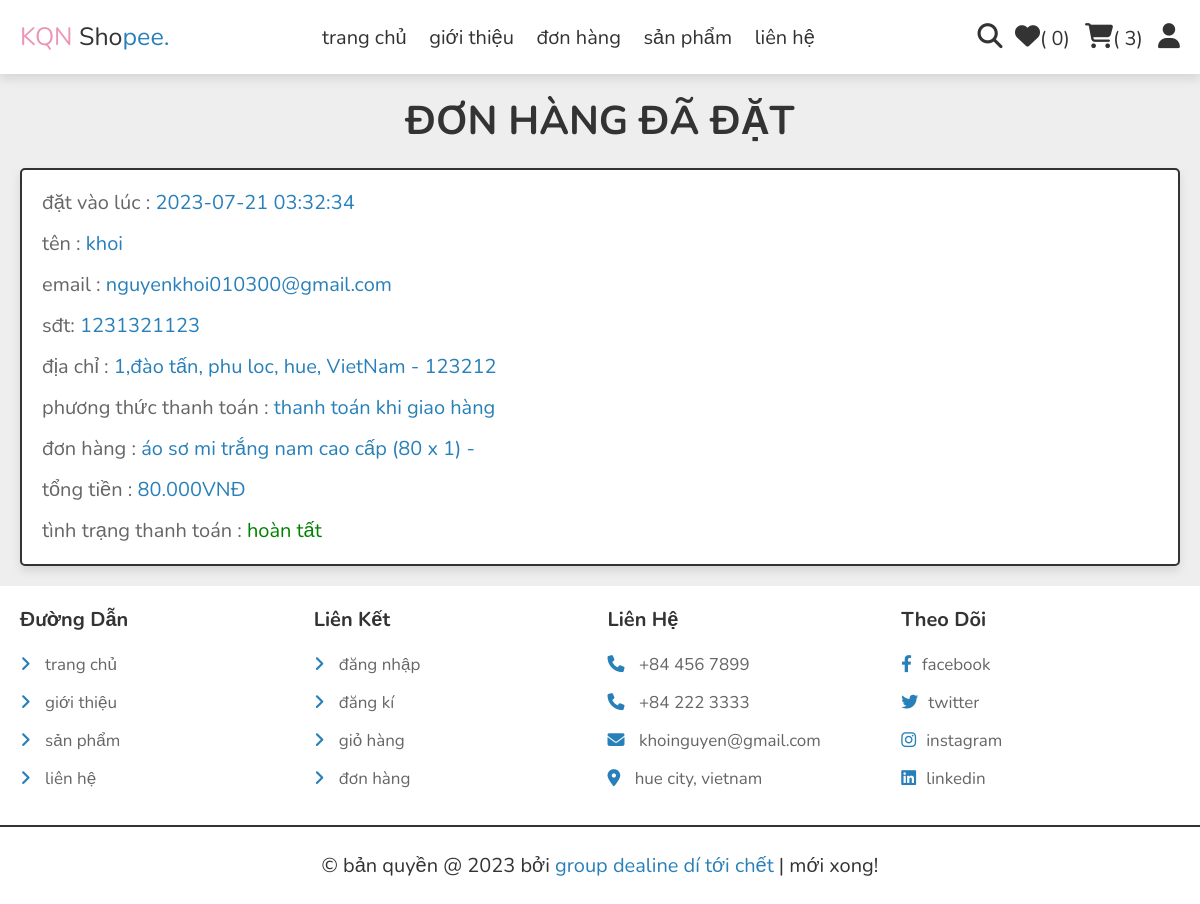
/orders.php (signed in), run on the app's committed database.
### tables this page shows
CREATE TABLE `orders` (
  `id` int NOT NULL AUTO_INCREMENT,
  `user_id` int NOT NULL,
  `name` varchar(20) NOT NULL,
  `number` varchar(10) NOT NULL,
  `email` varchar(50) NOT NULL,
  `method` varchar(50) NOT NULL,
  `address` varchar(500) NOT NULL,
  `total_products` varchar(1000) NOT NULL,
  `total_price` decimal(15,3) NOT NULL,
  `placed_on` datetime NOT NULL DEFAULT CURRENT_TIMESTAMP,
  `payment_status` varchar(20) NOT NULL DEFAULT 'đang xử lý',
  PRIMARY KEY (`id`)
);

### orders.php (the view, shortened to what this page needs)
<?php
include 'components/connect.php';
if (isset($_SESSION['user_id'])) {
   $user_id = $_SESSION['user_id'];
} else {
   $user_id = '';
}
?>
<!DOCTYPE html>
<html lang="en">
<head>
   <link rel="stylesheet" href="https://cdnjs.cloudflare.com/ajax/libs/font-awesome/6.1.1/css/all.min.css">
   <link rel="stylesheet" href="css/style.css">
</head>
<body>
   <?php include 'components/user_header.php'; ?>
   <section class="orders">
      <h1 class="heading">ĐƠN HÀNG ĐÃ ĐẶT</h1>
      <div class="box-container">
         <?php
         if ($user_id == '') {
            echo '<p class="empty"style="margin: 0 auto">Vui lòng đăng nhập để xem đơn đặt hàng của bạn</p>';
         } else {
            $select_orders = $conn->prepare("SELECT * FROM `orders` WHERE user_id = ?");
            $select_orders->execute([$user_id]);
            if ($select_orders->rowCount() > 0) {
               while ($fetch_orders = $select_orders->fetch(PDO::FETCH_ASSOC)) {
                  ?>
                  <div class="box">
                     <p>đặt vào lúc : <span>
                           <?= $fetch_orders['placed_on']; ?>
                        </span></p>
                     <p>tên : <span>
                           <?= $fetch_orders['name']; ?>
                        </span></p>
                     <p>email : <span>
                           <?= $fetch_orders['email']; ?>
                        </span></p>
                     <p>sđt: <span>
                           <?= $fetch_orders['number']; ?>
                        </span></p>
                     <p>địa chỉ : <span>
                           <?= $fetch_orders['address']; ?>
                        </span></p>
                     <p>phương thức thanh toán : <span>
                           <?= $fetch_orders['method']; ?>
                        </span></p>
                     <p>đơn hàng : <span>
                           <?= $fetch_orders['total_products']; ?>
                        </span></p>
                     <p>tổng tiền : <span>
                           <?= $fetch_orders['total_price']; ?>VNĐ
                        </span></p>
                     <p>
                        tình trạng thanh toán : <span
                           style="color:<?php if ($fetch_orders['payment_status'] == 'đang xử lý') {
                              echo 'red';
                           } else {
                              echo 'green';
                           }
                           ; ?>"><?= $fetch_orders['payment_status']; ?></span> </p>
                  </div>
                  <?php
               }
            } else {
               echo '<p class="empty" style="margin:0 auto">Chưa có đơn hàng nào được đặt!</p>';
            }
         }
         ?>
      </div>
   </section>
   <?php include 'components/footer.php'; ?>
</body>
</html>

### css/style.css (style rules this page uses)
:root { --main-color:#2980b9; --orange:#f39c12; --red:#e74c3c; --black:#333; --white:#fff; --light-color:#666; --light-bg:#eee; --border:.2rem solid var(--black); --box-shadow:0 .5rem 1rem rgba(0,0,0,.1); }
* { font-family: 'Nunito', sans-serif; margin:0; padding:0; box-sizing: border-box; outline: none; border:none; text-decoration: none; }
html { font-size: 62.5%; overflow-x: hidden; }
body { background-color: var(--light-bg); }
section { padding:2rem; max-width: 1200px; margin:0 auto; }
.heading { font-size: 4rem; color:var(--black); margin-bottom: 2rem; text-align: center; text-transform: uppercase; }
.orders .box-container { display: flex; flex-wrap: wrap; gap:1.5rem; align-items: flex-start; }
.orders .box-container .box { padding:1rem 2rem; flex:1 1 40rem; border:var(--border); background-color: var(--white); box-shadow: var(--box-shadow); border-radius: .5rem; }
.orders .box-container .box p { margin:.5rem 0; line-height: 1.8; font-size: 2rem; color:var(--light-color); }
.orders .box-container .box p span { color:var(--main-color); }

### data on the page
orders: placed_on "2023-07-21 03:32:34", name "khoi", email "nguyenkhoi010300@gmail.com", number "1231321123", address "1,đào tấn, phu loc, hue, VietNam - 123212", method "thanh toán khi giao hàng", total_products "áo sơ mi trắng nam cao cấp (80 x 1) -", total_price "80.000", payment_status "hoàn tất"

### other printed values
$total_wishlist_counts "0"
$total_cart_counts "3"
